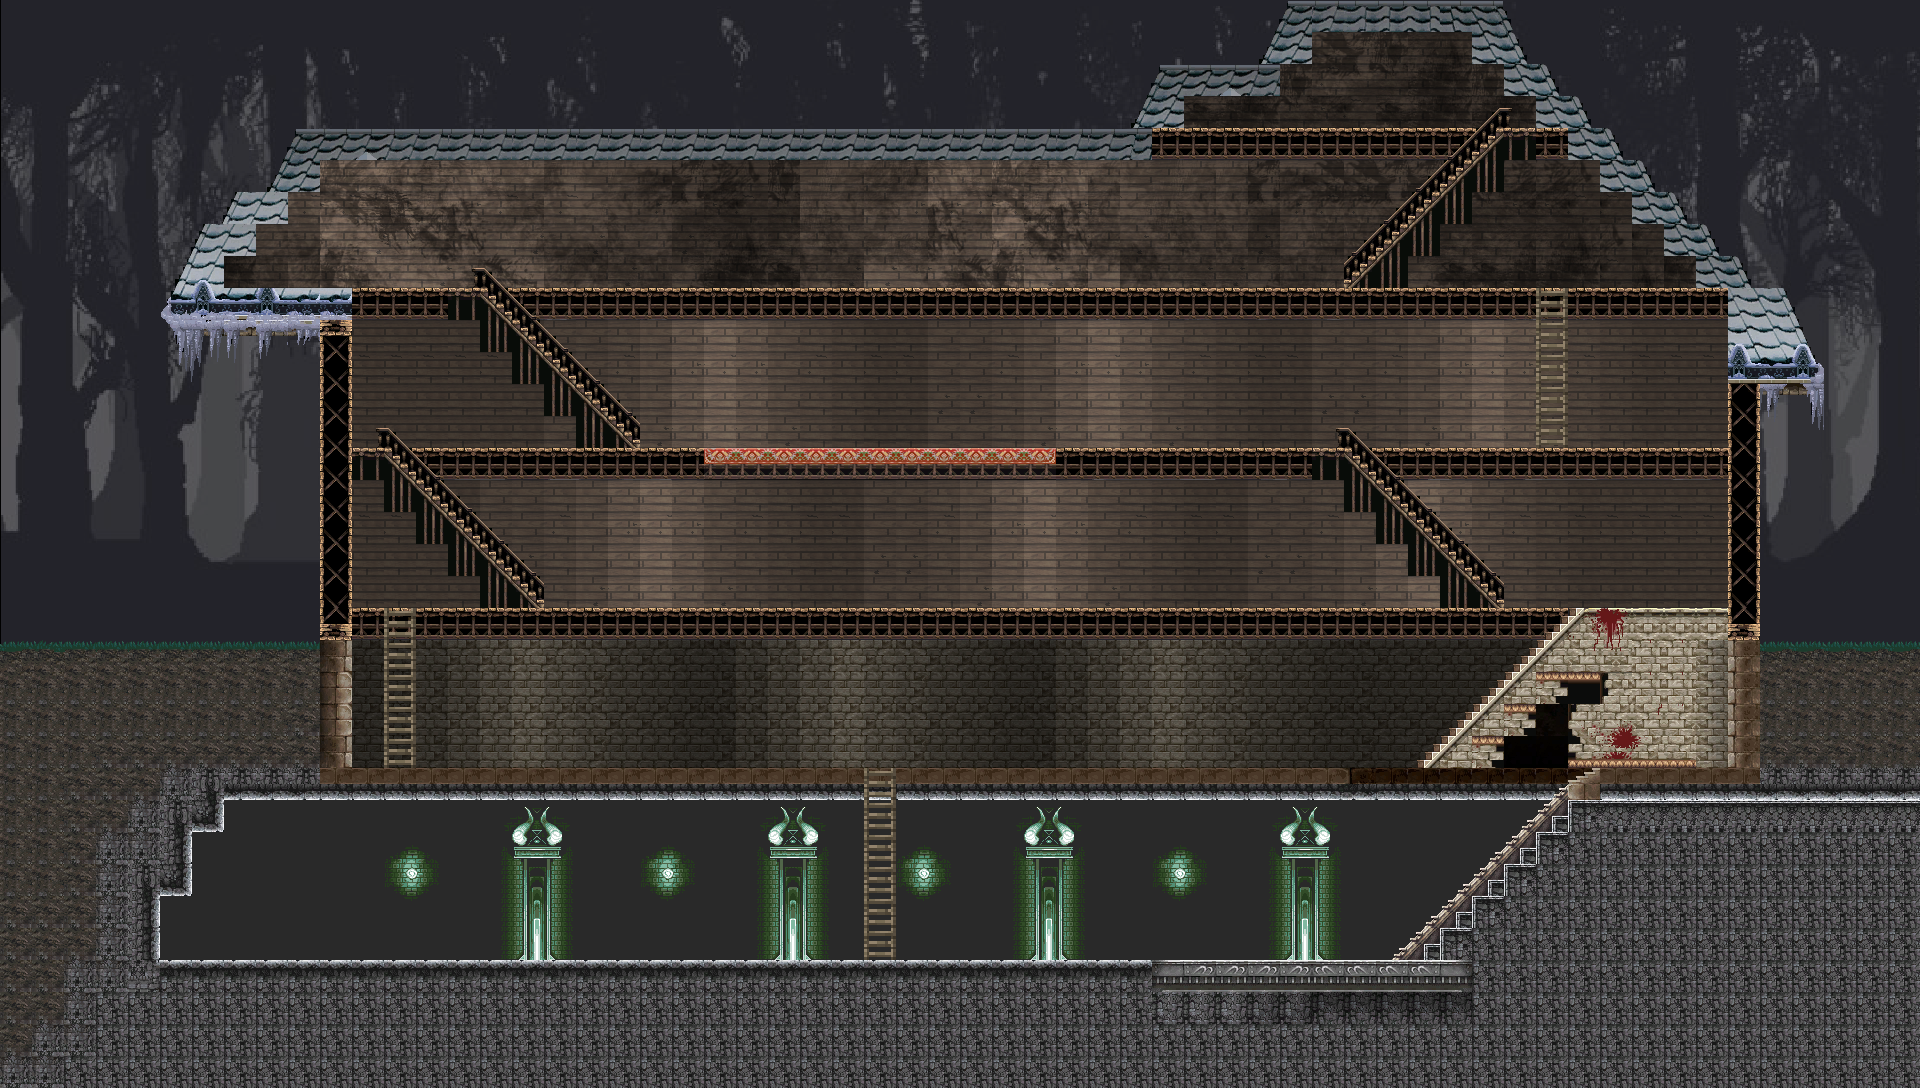

A 2D game scene composited from a Tiled map and its tileset images. What follows is a short description and the map's XML, with each tile layer's data collapsed to a summary:
An orthogonal 60x34 tile map with 32x32 px tiles, 6 tile layers (backgroundTileds, crossableFloorTileds, borderTileds, stairsTileds, ...), 16 tilesets, 1 image layer.

<map version="1.0" orientation="orthogonal" renderorder="right-down" width="60" height="34" tilewidth="32" tileheight="32" nextobjectid="1">
 <tileset firstgid="1" name="C1FG" tilewidth="32" tileheight="32" margin="16" tilecount="10050" columns="134">
  <image source="tileds/C1FG.png" width="4320" height="2432" />
  <terraintypes>
   <terrain name="floor" tile="-1" />
  </terraintypes>
  <tile id="2552" terrain="0,0,0,0" />
  <tile id="2555" terrain="0,0,0,0" />
  <tile id="2570" terrain="0,0,0,0" />
  <tile id="2581" terrain="0,0,0,0" />
  <tile id="2686" terrain="0,0,0,0" />
  <tile id="2689" terrain="0,0,0,0" />
  <tile id="2715" terrain="0,0,0,0" />
  <tile id="3089" terrain="0,0,0,0" />
  <tile id="4042" terrain="0,0,0,0" />
  <tile id="4107" terrain="0,0,0,0" />
  <tile id="4169" terrain="0,0,0,0" />
  <tile id="4241" terrain="0,0,0,0" />
  <tile id="4375" terrain="0,0,0,0" />
  <tile id="4867" terrain=",0,0,0" />
  <tile id="5003" terrain="0,0,0,0" />
  <tile id="5004" terrain="0,0,0,0" />
  <tile id="5805" terrain="0,0,0,0" />
  <tile id="6207" terrain="0,0,0,0" />
  <tile id="6209" terrain="0,0,0,0" />
  <tile id="6610" terrain="0,0,0,0" />
  <tile id="6611" terrain="0,0,0,0" />
  <tile id="6612" terrain="0,0,0,0" />
  <tile id="6739" terrain="0,0,0,0" />
  <tile id="7945" terrain="0,0,0,0" />
  <tile id="7949" terrain="0,0,0,0" />
  <tile id="8207" terrain="0,0,0,0" />
  <tile id="9089" terrain="0,0,0,0" />
  <tile id="9090" terrain="0,0,0,0" />
  <tile id="9223" terrain="0,0,0,0" />
  <tile id="9607" terrain=",,,0" />
  <tile id="9740" terrain=",,,0" />
  <tile id="9741" terrain=",0,0,0" />
  <tile id="9835" terrain="0,0,0,0" />
  <tile id="9861" terrain="0,0,0,0" />
  <tile id="9864" terrain="0,0,0,0" />
 </tileset>
 <tileset firstgid="10051" name="C2FG" tilewidth="32" tileheight="32" tilecount="10260" columns="135">
  <image source="tileds/C2FG.png" width="4320" height="2432" />
  <terraintypes>
   <terrain name="floor" tile="-1" />
  </terraintypes>
  <tile id="2574" terrain="0,,0,0" />
  <tile id="2586" terrain=",0,0,0" />
  <tile id="3342" terrain=",0,0,0" />
 </tileset>
 <tileset firstgid="20311" name="C1FG" tilewidth="32" tileheight="32" margin="32" tilecount="10050" columns="134">
  <image source="tileds/C1FG.png" width="4320" height="2432" />
  <terraintypes>
   <terrain name="floor" tile="-1" />
  </terraintypes>
  <tile id="3358" terrain="0,0,0,0" />
 </tileset>
 <tileset firstgid="30361" name="C1FG" tilewidth="32" tileheight="32" margin="24" tilecount="10050" columns="134">
  <image source="tileds/C1FG.png" width="4320" height="2432" />
 </tileset>
 <tileset firstgid="40411" name="C1FG" tilewidth="32" tileheight="32" margin="21" tilecount="10050" columns="134">
  <image source="tileds/C1FG.png" width="4320" height="2432" />
  <terraintypes>
   <terrain name="floor" tile="-1" />
  </terraintypes>
  <tile id="1882" terrain=",,,0" />
  <tile id="1883" terrain="0,0,0,0" />
  <tile id="1884" terrain="0,0,0,0" />
  <tile id="1885" terrain="0,0,0,0" />
  <tile id="1886" terrain="0,0,0,0" />
  <tile id="1887" terrain="0,0,0,0" />
  <tile id="1888" terrain="0,0,0,0" />
  <tile id="1892" terrain="0,0,0,0" />
  <tile id="1896" terrain="0,0,0,0" />
  <tile id="1900" terrain="0,0,0,0" />
  <tile id="1906" terrain="0,0,0,0" />
  <tile id="1912" terrain="0,0,0,0" />
  <tile id="1913" terrain=",,0," />
  <tile id="2016" terrain=",0,0,0" />
  <tile id="2017" terrain="0,0,0,0" />
  <tile id="2046" terrain="0,0,0,0" />
  <tile id="2047" terrain="0,,0,0" />
  <tile id="2149" terrain=",,,0" />
  <tile id="2150" terrain="0,0,0,0" />
  <tile id="2151" terrain="0,0,0,0" />
  <tile id="2180" terrain="0,0,0,0" />
  <tile id="2181" terrain="0,0,0,0" />
  <tile id="2182" terrain=",,0," />
  <tile id="2284" terrain="0,0,0,0" />
  <tile id="2314" terrain="0,0,0,0" />
  <tile id="2315" terrain="0,0,0,0" />
  <tile id="2316" terrain="0,,0," />
  <tile id="2418" terrain="0,0,0,0" />
  <tile id="2419" terrain="0,0,0,0" />
  <tile id="2420" terrain="0,0,0,0" />
  <tile id="2421" terrain="0,0,0,0" />
  <tile id="2448" terrain="0,0,0,0" />
  <tile id="2449" terrain="0,0,0,0" />
  <tile id="2450" terrain="0,0,0,0" />
  <tile id="2557" terrain="0,0,0,0" />
  <tile id="2561" terrain="0,0,0,0" />
  <tile id="2691" terrain="0,0,0,0" />
  <tile id="2695" terrain="0,0,0,0" />
 </tileset>
 <tileset firstgid="50461" name="grass" tilewidth="32" tileheight="32" tilecount="3" columns="3">
  <image source="tileds/grass.png" width="96" height="32" />
 </tileset>
 <tileset firstgid="50464" name="parallaxBG-interior1_scaled" tilewidth="32" tileheight="32" tilecount="30" columns="6">
  <image source="tileds/parallaxBG-interior1_scaled.png" width="202" height="160" />
 </tileset>
 <tileset firstgid="50494" name="C2FG" tilewidth="32" tileheight="32" margin="8" tilecount="10050" columns="134">
  <image source="tileds/C2FG.png" width="4320" height="2432" />
 </tileset>
 <tileset firstgid="60544" name="C2FG" tilewidth="32" tileheight="32" margin="16" tilecount="10050" columns="134">
  <image source="tileds/C2FG.png" width="4320" height="2432" />
 </tileset>
 <tileset firstgid="70594" name="C2FG" tilewidth="32" tileheight="32" margin="24" tilecount="10050" columns="134">
  <image source="tileds/C2FG.png" width="4320" height="2432" />
 </tileset>
 <tileset firstgid="80644" name="C2FG-180" tilewidth="32" tileheight="32" tilecount="10260" columns="135">
  <image source="tileds/C2FG-180.png" width="4320" height="2432" />
 </tileset>
 <tileset firstgid="90904" name="wall" tilewidth="32" tileheight="32" tilecount="80" columns="20">
  <image source="tileds/wall.png" width="640" height="128" />
 </tileset>
 <tileset firstgid="90984" name="wooden_wall" tilewidth="32" tileheight="32" tilecount="80" columns="20">
  <image source="tileds/wooden_wall.png" width="640" height="128" />
 </tileset>
 <tileset firstgid="91064" name="wooden_rotten_wall" tilewidth="32" tileheight="32" tilecount="80" columns="20">
  <image source="tileds/wooden_rotten_wall.png" width="640" height="128" />
 </tileset>
 <tileset firstgid="91144" name="stairs_left" tilewidth="32" tileheight="32" tilecount="9" columns="3">
  <image source="tileds/stairs_left.png" width="96" height="96" />
 </tileset>
 <tileset firstgid="91153" name="ladder" tilewidth="32" tileheight="32" tilecount="1" columns="1">
  <image source="tileds/ladder.png" width="32" height="32" />
 </tileset>
 <imagelayer name="background">
  <image source="tileds/bg_copy_by_mmantas-d8s0ree_big.png" width="2176" height="1088" />
 </imagelayer>
 <layer name="backgroundTileds" width="60" height="34">
  <data>[2040 cells, 1281 non-empty, 214 distinct tile ids]</data>
 </layer>
 <layer name="crossableFloorTileds" width="60" height="34">
  <data>[2040 cells, 33 non-empty, 2 distinct tile ids]</data>
 </layer>
 <layer name="borderTileds" width="60" height="34">
  <data>[2040 cells, 346 non-empty, 83 distinct tile ids]</data>
 </layer>
 <layer name="stairsTileds" width="60" height="34">
  <data>[2040 cells, 52 non-empty, 9 distinct tile ids]</data>
 </layer>
 <layer name="ladderTileds" width="60" height="34">
  <data>[2040 cells, 16 non-empty, 1 distinct tile ids]</data>
 </layer>
 <layer name="frontTileds" width="60" height="34">
  <data>[2040 cells, 80 non-empty, 20 distinct tile ids]</data>
 </layer>
</map>
